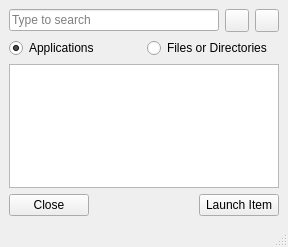
<?xml version="1.0" encoding="UTF-8"?>
<ui version="4.0">
 <class>MainUI</class>
 <widget class="QMainWindow" name="MainUI">
  <property name="geometry">
   <rect>
    <x>0</x>
    <y>0</y>
    <width>288</width>
    <height>247</height>
   </rect>
  </property>
  <property name="windowTitle">
   <string>Search For...</string>
  </property>
  <widget class="QWidget" name="centralwidget">
   <layout class="QVBoxLayout" name="verticalLayout">
    <item>
     <layout class="QHBoxLayout" name="horizontalLayout_3">
      <item>
       <widget class="QLineEdit" name="line_search">
        <property name="placeholderText">
         <string>Type to search</string>
        </property>
       </widget>
      </item>
      <item>
       <widget class="QToolButton" name="tool_configure">
        <property name="toolTip">
         <string>Configure search parameters</string>
        </property>
        <property name="text">
         <string notr="true"/>
        </property>
       </widget>
      </item>
      <item>
       <widget class="QToolButton" name="tool_stop">
        <property name="toolTip">
         <string>Stop Active Search</string>
        </property>
        <property name="text">
         <string/>
        </property>
       </widget>
      </item>
     </layout>
    </item>
    <item>
     <layout class="QHBoxLayout" name="horizontalLayout">
      <item>
       <widget class="QRadioButton" name="radio_apps">
        <property name="text">
         <string>Applications</string>
        </property>
        <property name="checked">
         <bool>true</bool>
        </property>
       </widget>
      </item>
      <item>
       <widget class="QRadioButton" name="radio_files">
        <property name="text">
         <string>Files or Directories</string>
        </property>
       </widget>
      </item>
     </layout>
    </item>
    <item>
     <widget class="QListWidget" name="listWidget">
      <property name="iconSize">
       <size>
        <width>32</width>
        <height>32</height>
       </size>
      </property>
      <property name="textElideMode">
       <enum>Qt::ElideLeft</enum>
      </property>
     </widget>
    </item>
    <item>
     <layout class="QHBoxLayout" name="horizontalLayout_2">
      <item>
       <widget class="QPushButton" name="push_done">
        <property name="text">
         <string>Close</string>
        </property>
       </widget>
      </item>
      <item>
       <spacer name="horizontalSpacer">
        <property name="orientation">
         <enum>Qt::Horizontal</enum>
        </property>
        <property name="sizeHint" stdset="0">
         <size>
          <width>40</width>
          <height>20</height>
         </size>
        </property>
       </spacer>
      </item>
      <item>
       <widget class="QPushButton" name="push_launch">
        <property name="text">
         <string>Launch Item</string>
        </property>
       </widget>
      </item>
     </layout>
    </item>
   </layout>
  </widget>
  <widget class="QStatusBar" name="statusbar"/>
  <action name="actionSave">
   <property name="text">
    <string>Save</string>
   </property>
   <property name="toolTip">
    <string>Save Screenshot</string>
   </property>
   <property name="statusTip">
    <string>Save Screenshot</string>
   </property>
   <property name="shortcut">
    <string>Ctrl+S</string>
   </property>
  </action>
  <action name="actionQuit">
   <property name="text">
    <string>Quit</string>
   </property>
   <property name="statusTip">
    <string>Quit</string>
   </property>
  </action>
  <action name="actionNew">
   <property name="text">
    <string>Snap</string>
   </property>
   <property name="statusTip">
    <string>Take new snapshot</string>
   </property>
  </action>
 </widget>
 <resources/>
 <connections/>
</ui>
